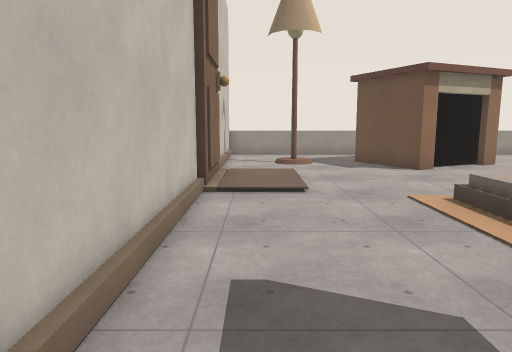
[1] (above)

24 first-person views from a walk through a level from a Godot 3-D game. The camera is 1.5 m above the floor, tilts 8° down and sees 70° across. The floor is counted in squares, 1 m on a side. Each view is taken from the middle of a square. On the plan, view 1 faces up. The plan holds only what a view shows up to about 16 squares ahead; the rest is blank. Surface patterns are stand-ins for the level's own textures.

[2]
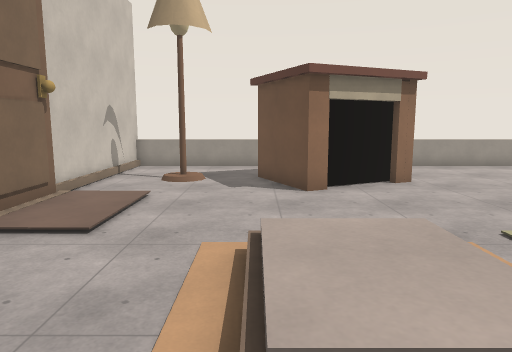

[3]
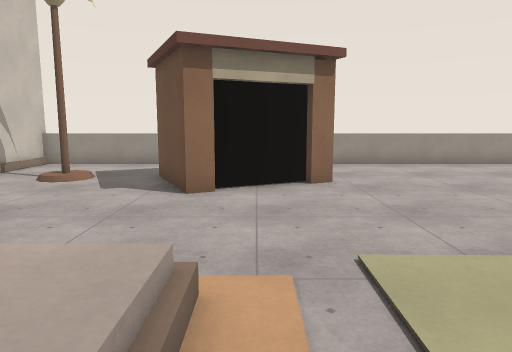

[4]
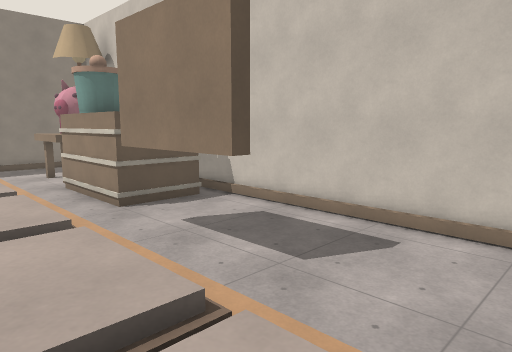

[5]
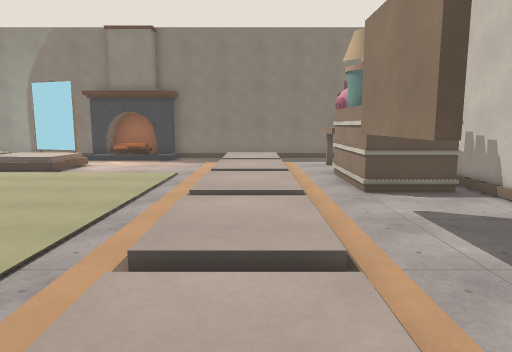

[6]
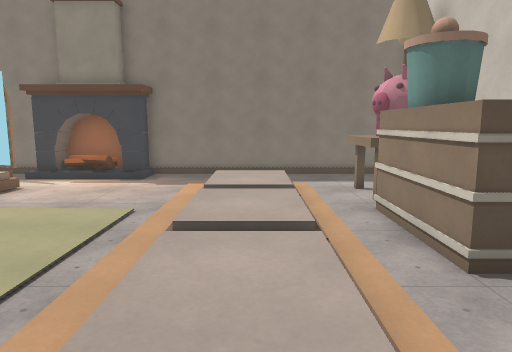

[7]
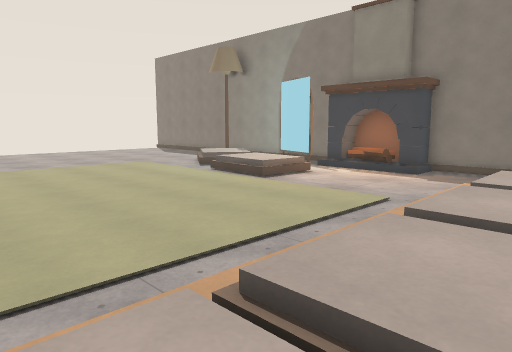

[8]
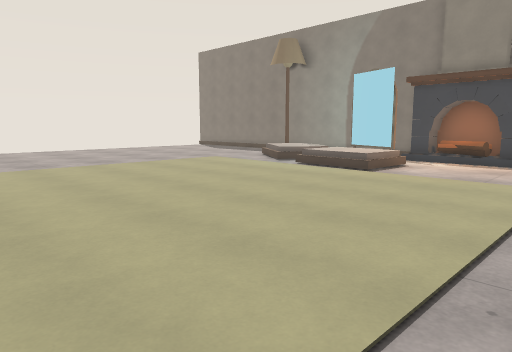

[9]
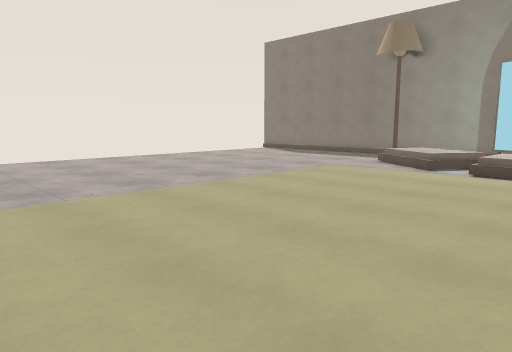

[10]
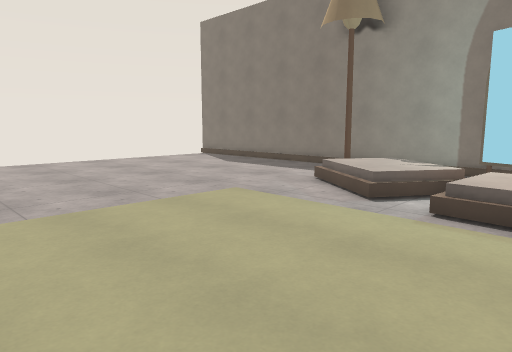

[11]
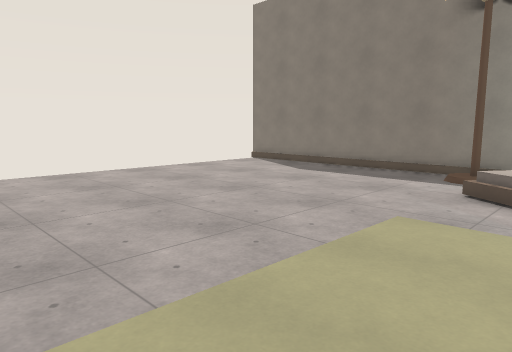

[12]
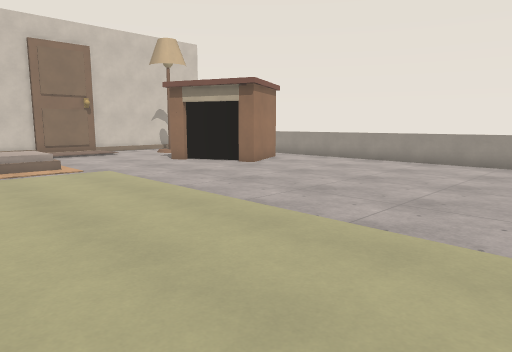

[13]
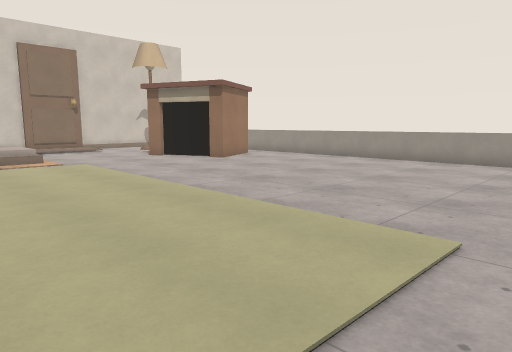

[14]
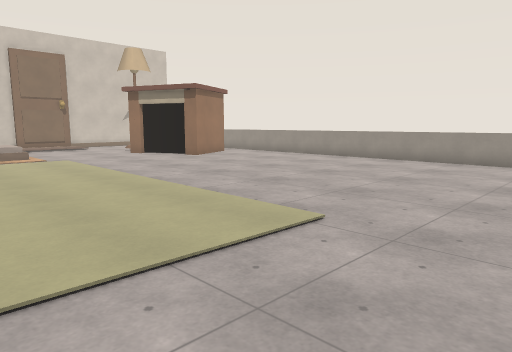

[15]
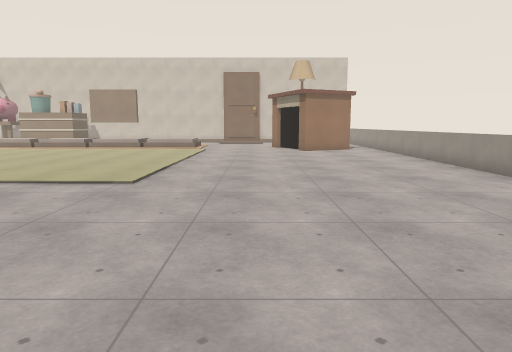

[16]
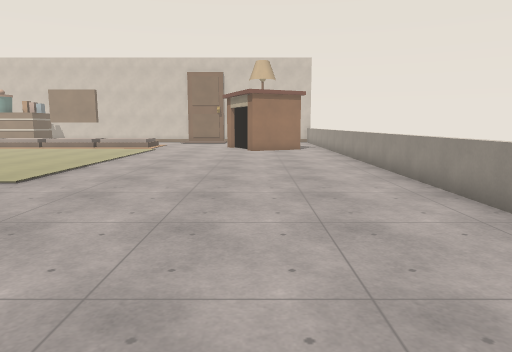

[17]
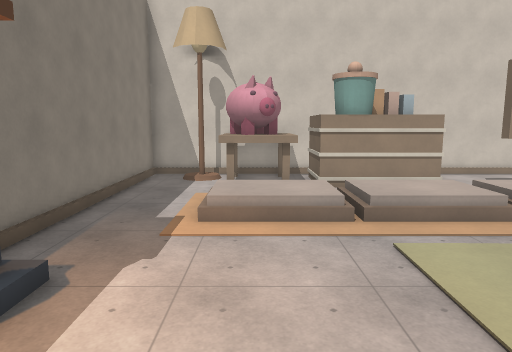

[18]
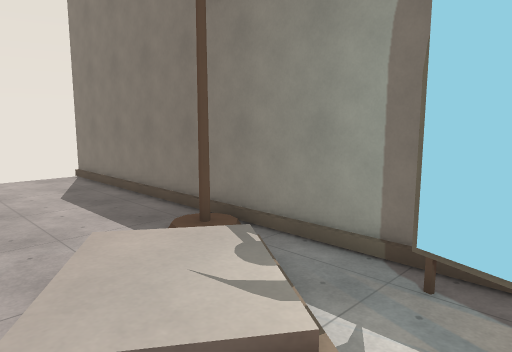

[19]
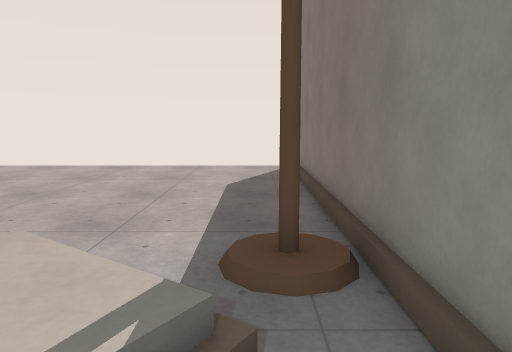

[20]
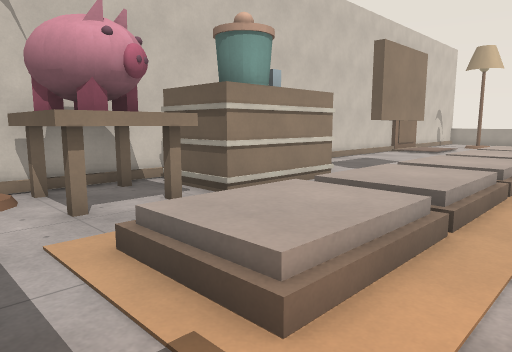

[21]
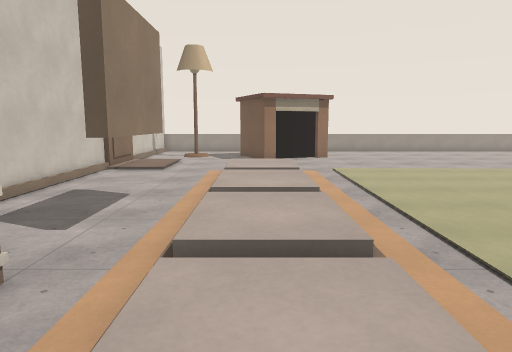

[22]
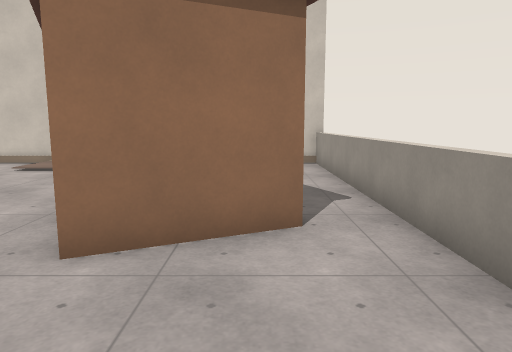

[23]
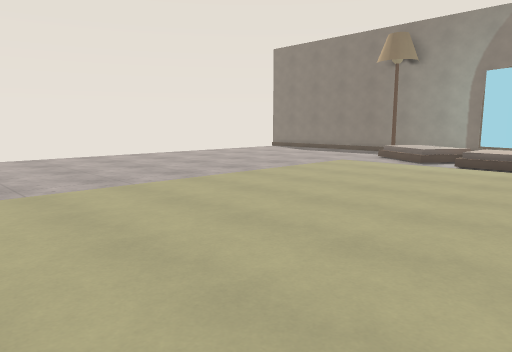

[24]
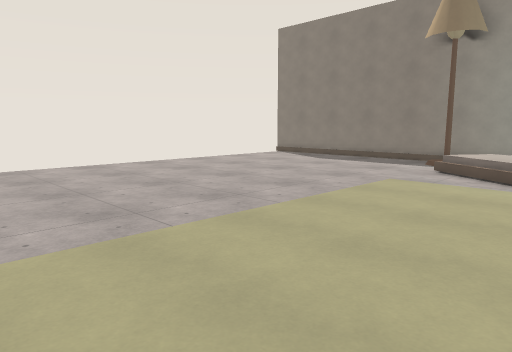

### Floor plan
Key: @ floor where view 1 was taken; # wall or solid block; . main floor; : floor 0.5 m higher than the main floor; / step, stairs or slope; = window, fence, low wall or low ledge; P pole; C cabinet; T table; M mirror; O other object.
Columns run from 2 left of view 1 to 31 right of it. Each row starts with its distance up from view 1.
 19 #==========================
 18 #/..........................
 17 #/............................
 16 #/.....   #....................
 15 #/.PP..#  #....................
 14 #/.PP..# ###................... .
 13 #/.....###.....................
 12 #/.............................
 11 ##............................. .
 10  #.............................
  9 ##.............................
  8 #/............................
  7 #/....///...................
  6 #/..../ :..................
  5 #/..../  ....................
  4 #/..../  ........................
  3 #/..../  ........................
  2 #/..#./: ........................
  1 #/..#./  ........................
  0 #/@.#./  ........................
 -1 #/..#./  ........................
 -2 #/..../  ........................
 -3 #/CCC./  ........................
 -4 #/C C./  ........................
 -5 # CCC./  ........................
 -6 #/ CC./ :........................
 -7 #/CCC.///........................
 -8  TTTT./ :....../::/./............
 -9  #TTT./ :....../:  /:/...........
-10  #TTT.///....../      /..........
-11  #P.............  .// /..........
-12 ## .........O==#MMM..//P.........
-13 #///////////########///#/////////
-14 #############      ###############

Where each view was taken, in squares from view 1:
view 1: 0 up, 0 right, facing up
view 2: 2 up, 4 right, facing up
view 3: 4 up, 7 right, facing up
view 4: 6 up, 6 right, facing down-left
view 5: 7 up, 5 right, facing down
view 6: 2 up, 5 right, facing down
view 7: 2 up, 4 right, facing down-right
view 8: 4 up, 7 right, facing down-right
view 9: 5 up, 13 right, facing down-right
view 10: 1 down, 14 right, facing down-right
view 11: 1 down, 18 right, facing down-right
view 12: 3 up, 20 right, facing up-left
view 13: 3 up, 22 right, facing up-left
view 14: 3 up, 24 right, facing up-left
view 15: 11 up, 30 right, facing left
view 16: 14 up, 30 right, facing left
view 17: 9 down, 14 right, facing left
view 18: 8 down, 15 right, facing down-right
view 19: 12 down, 17 right, facing right
view 20: 12 down, 8 right, facing up-left
view 21: 7 down, 5 right, facing up
view 22: 16 up, 13 right, facing left
view 23: 7 up, 12 right, facing down-right
view 24: 3 up, 16 right, facing down-right
